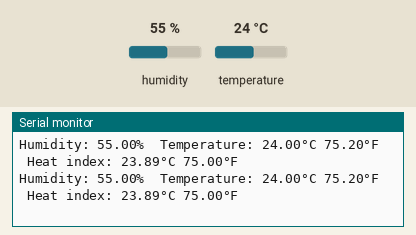
A sketch run on a simulated ESP32. Shown: the last lines printed to the serial monitor. The inputs (shaded band) are chosen by the test bench; at power-on: humidity 55 %, temperature 24 °C.

Above: at 6.8 s.
6.9 s: humidity set to 22 %
At 11.4 s:
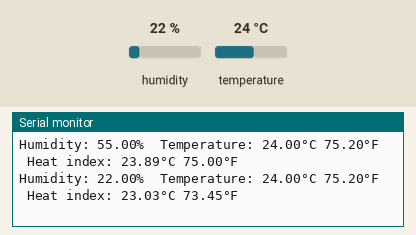
11.9 s: temperature set to 12 °C
At 15.3 s:
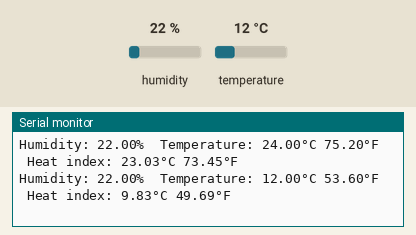
16.9 s: humidity set to 40 %
At 19.1 s:
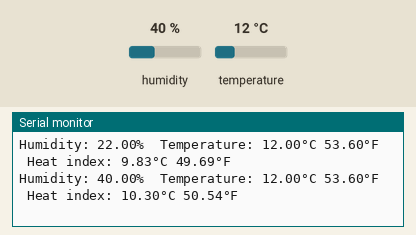
Timing chart, 0 to 20.6 s (numbered marks = the images above; inputs shaded):
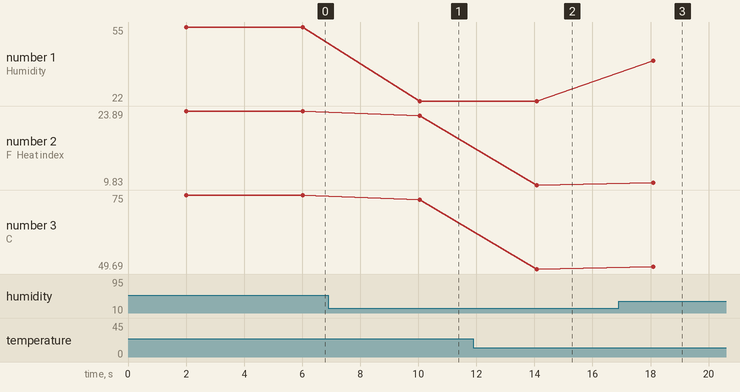

Measured:
- after the input at 6.9 s, the serial monitor: prints a new line after 3.2 s (image 1)
- after the input at 11.9 s, the serial monitor: prints a new line after 2.2 s (image 2)
- after the input at 16.9 s, the serial monitor: prints a new line after 1.2 s (image 3)
- plotted number 1: 55 → 22 after the input at 6.9 s, 22 → 40 after the input at 16.9 s
- plotted number 2: 23.89 → 23.03 after the input at 6.9 s, 23.03 → 9.83 after the input at 11.9 s, 9.83 → 10.3 after the input at 16.9 s
- plotted number 3: 75 → 73.45 after the input at 6.9 s, 73.45 → 49.69 after the input at 11.9 s, 49.69 → 50.54 after the input at 16.9 s

The sketch:

Temp_PM2.5.ino
```cpp
//combine all code for dht11 (temp/humidity sensor), pm2.5 (particulate matter sensor), mhz19 (co2 sensor)
//dht11
#include "DHT.h"

#define DPIN 23        //Pin to connect DHT sensor (GPIO number)
#define DTYPE DHT22   // Define DHT 11 or DHT22 sensor type

DHT dht(DPIN,DTYPE);
//pm2.5
#include <MHZ19.h>
#include <SoftwareSerial.h>
#include <Arduino.h>
#define RX_PIN1 4 // To sensor RXD
#define TX_PIN1 0 // To sensor TXD
#define BAUDRATE 9600
EspSoftwareSerial::UART mySerial(RX_PIN1, TX_PIN1);


void setup() {
  Serial.begin(9600);
  dht.begin(); //set up dht11
  mySerial.begin(BAUDRATE);
  // Set up UART connection for pm2.5
  Serial1.begin(9600, SERIAL_8N1, RX_PIN1, TX_PIN1);
}
//pm2.5 data structure
struct pms5003data {
  uint16_t framelen;
  uint16_t pm10_standard, pm25_standard, pm100_standard;
  uint16_t pm10_env, pm25_env, pm100_env;
  uint16_t particles_03um, particles_05um, particles_10um, particles_25um, particles_50um, particles_100um;
  uint16_t unused;
  uint16_t checksum;
};

struct pms5003data data;

void loop() {
  // put your main code here, to run repeatedly:
  pm();
  temp_humid();
  delay(2000);
}

void temp_humid()
{
  delay(2000);

  // Reading temperature or humidity takes about 250 milliseconds!
  // Sensor readings may also be up to 2 seconds 'old' (its a very slow sensor)
  float h = dht.readHumidity();
  // Read temperature as Celsius (the default)
  float t = dht.readTemperature();
  // Read temperature as Fahrenheit (isFahrenheit = true)
  float f = dht.readTemperature(true);

  // Check if any reads failed and exit early (to try again).
  if (isnan(h) || isnan(t) || isnan(f)) {
    Serial.println(F("Failed to read from DHT sensor!"));
    return;
  }

  // Compute heat index in Fahrenheit (the default)
  float hif = dht.computeHeatIndex(f, h);
  // Compute heat index in Celsius (isFahreheit = false)
  float hic = dht.computeHeatIndex(t, h, false);

  Serial.print(F("Humidity: "));
  Serial.print(h);
  Serial.print(F("%  Temperature: "));
  Serial.print(t);
  Serial.print(F("°C "));
  Serial.print(f);
  Serial.print(F("°F  Heat index: "));
  Serial.print(hic);
  Serial.print(F("°C "));
  Serial.print(hif);
  Serial.println(F("°F"));
}

void pm()
{
if (readPMSdata(&Serial1)) {
    // reading data was successful!
    Serial.println();
    Serial.println("---------------------------------------");
    Serial.println("Concentration Units (standard)");
    Serial.print("PM 1.0: "); Serial.print(data.pm10_standard);
    Serial.print("\t\tPM 2.5: "); Serial.print(data.pm25_standard);
    Serial.print("\t\tPM 10: "); Serial.println(data.pm100_standard);
    Serial.println("---------------------------------------");
    /*Serial.println("Concentration Units (environmental)");
    Serial.print("PM 1.0: "); Serial.print(data.pm10_env);
    Serial.print("\t\tPM 2.5: "); Serial.print(data.pm25_env);
    Serial.print("\t\tPM 10: "); Serial.println(data.pm100_env);
    Serial.println("---------------------------------------");
    Serial.print("Particles > 0.3um / 0.1L air:"); Serial.println(data.particles_03um);
    Serial.print("Particles > 0.5um / 0.1L air:"); Serial.println(data.particles_05um);
    Serial.print("Particles > 1.0um / 0.1L air:"); Serial.println(data.particles_10um);
    Serial.print("Particles > 2.5um / 0.1L air:"); Serial.println(data.particles_25um);
    Serial.print("Particles > 5.0um / 0.1L air:"); Serial.println(data.particles_50um);
    Serial.print("Particles > 10.0 um / 0.1L air:"); Serial.println(data.particles_100um);
    Serial.println("---------------------------------------");
    */

  }
}

boolean readPMSdata(Stream *s) {
  if (! s->available()) {
    return false;
  }

  // Read a byte at a time until we get to the special '0x42' start-byte
  if (s->peek() != 0x42) {
    s->read();
    return false;
  }

  // Now read all 32 bytes
  if (s->available() < 32) {
    return false;
  }

  uint8_t buffer[32];
  uint16_t sum = 0;
  s->readBytes(buffer, 32);

  // get checksum ready
  for (uint8_t i = 0; i < 30; i++) {
    sum += buffer[i];
  }

  /* debugging
    for (uint8_t i=2; i<32; i++) {
    Serial.print("0x"); Serial.print(buffer[i], HEX); Serial.print(", ");
    }
    Serial.println();
  */

  // The data comes in endian'd, this solves it so it works on all platforms
  uint16_t buffer_u16[15];
  for (uint8_t i = 0; i < 15; i++) {
    buffer_u16[i] = buffer[2 + i * 2 + 1];
    buffer_u16[i] += (buffer[2 + i * 2] << 8);
  }

  // put it into a nice struct :)
  memcpy((void *)&data, (void *)buffer_u16, 30);

  if (sum != data.checksum) {
    Serial.println("Checksum failure");
    return false;
  }
  // success!
  return true;
}
```
